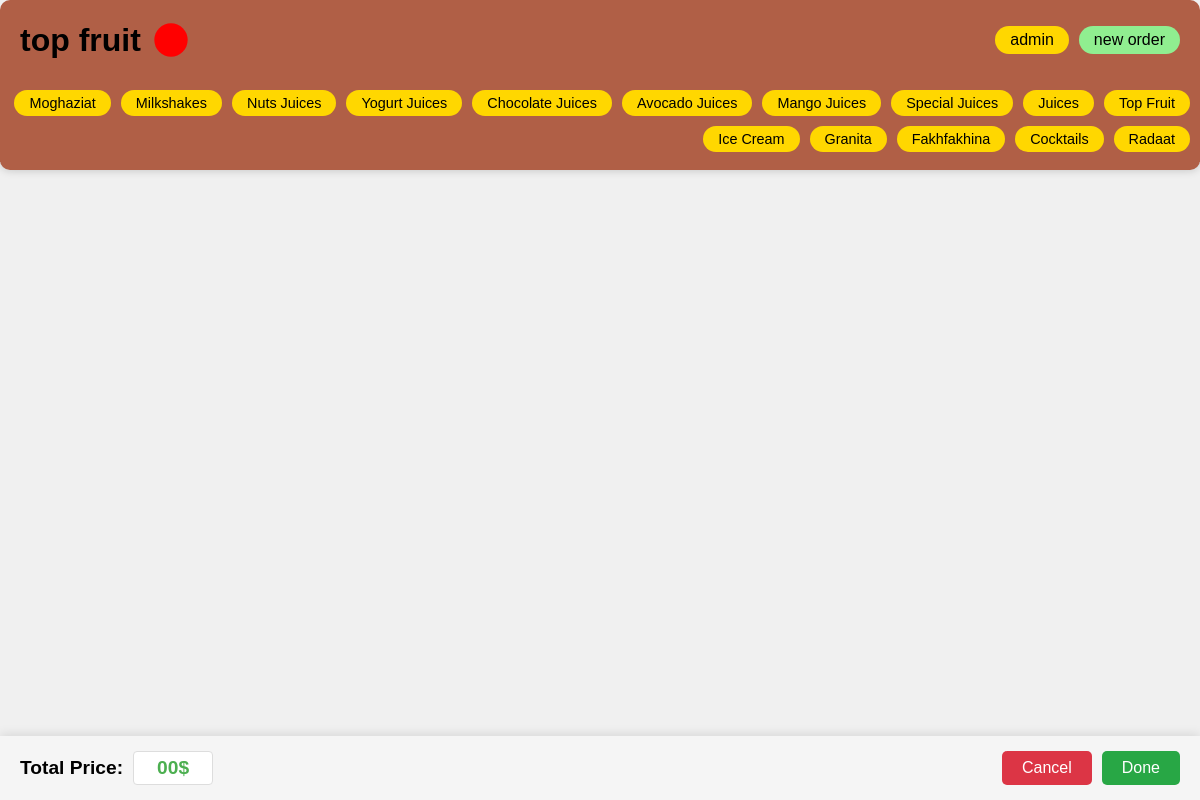
The page / on the database its author committed.
### tables this page shows
CREATE TABLE `categories` (
  `id` int(11) NOT NULL,
  `name` varchar(20) DEFAULT NULL
);

### src/index.php (the view, shortened to what this page needs)
<?php
$HOSTNAME = 'localhost';
$USERNAME = 'root';
$PASSWORD = '';
$DATABASE = 'top fruit';
$con = mysqli_connect($HOSTNAME, $USERNAME, $PASSWORD, $DATABASE);
$sql = "SELECT id, name FROM categories";
$result = mysqli_query($con, $sql);
$categories = [];
while ($row = mysqli_fetch_assoc($result)) {
    $categories[] = $row;
}
?>
<!DOCTYPE html>
<html lang="ar" dir="rtl">
<head>
    <link rel="stylesheet" href="styles.css" />
</head>
<body>
<div class="menu-board">
    <div class="fixed-header">
        <header class="menu-header">
            <div class="header-container">
                <div class="header-buttons">
                    <div class="header-button new-order">new order</div>
                    <a href="login_admin.php" class="header-button admin">
                        admin
                    </a>
                </div>
                <div class="logo">
                    <img alt="" class="fruit-icon" />
                    <h1>top fruit</h1>
                </div>
            </div>
            <div class="categories">
                <?php foreach ($categories as $category) { ?>
                    <span class="category" data-category="<?= htmlspecialchars($category['name']) ?>"><?= htmlspecialchars($category['name']) ?></span>
                <?php } ?>
            </div>
        </header>
    </div>
    <div class="menu-content">
    </div>
</div>
<div class="footer-bar">
    <div class="total-section">
        <span class="total-label">:Total Price </span>
        <span class="total-amount">00$</span>
    </div>
    <div class="action-buttons">
        <button class="cancel-btn">Cancel</button>
        <button class="done-btn">Done</button>
    </div>
</div>
</body>
</html>

### src/styles.css (style rules this page uses)
:root { --back-board-color: #B05F46; --green-button-color: #90EE90; --card-background-color: #C8B1B1; --optional-color: #e0d4d4; }
* { margin: 0; padding: 0; box-sizing: border-box; }
body { background-color: #f5f5f5; font-family: Arial, sans-serif; background-color: #f0f0f0; }
.menu-board { max-width: 1400px; margin: 20px auto; margin-top: 140px; margin-bottom: 80px; background-color: #B05F46; border-radius: 10px; padding: 0; box-shadow: 0 0 10px rgba(0,0,0,0.2); }
.header-container { max-width: 1400px; margin: 0px auto; background-color: #B05F46; border-radius: 10px 10px 0 0; padding: 20px; display: flex; justify-content: space-between; align-items: center; margin-bottom: 0; }
.logo { display: flex; align-items: center; gap: 10px; order: 2; }
.fruit-icon { width: 40px; height: 40px; }
.header-buttons { display: flex; gap: 10px; order: 1; }
.header-button { padding: 5px 15px; background-color: #90EE90; border: none; border-radius: 15px; cursor: pointer; }
.header-button.admin { text-decoration: none; color: inherit; display: block; }
.new-order { background-color: #90ee90; }
.admin { background-color: #ffd700; }
.categories { display: flex; flex-wrap: wrap; gap: 10px; overflow-x: auto; padding: 10px; max-width: 1400px; margin: 0px auto; background-color: #B05F46; }
.category { background-color: #FFD700; padding: 5px 15px; border-radius: 15px; cursor: pointer; transition: all 0.3s ease; font-size: 0.9em; white-space: nowrap; }
.fixed-header { position: fixed; top: 0; right: 0; left: 0; background-color: #f0f0f0; z-index: 1000; padding: 0; }
.menu-content { margin-top: 0; padding: 20px; }
.footer-bar { position: fixed; bottom: 0; left: 0; right: 0; background-color: #f5f5f5; padding: 15px 20px; display: flex; justify-content: space-between; align-items: center; box-shadow: 0 -2px 10px rgba(0,0,0,0.1); z-index: 1000; flex-direction: row-reverse; }
.total-section { display: flex; align-items: center; gap: 10px; flex-direction: row-reverse; }
.total-label { font-size: 1.2em; font-weight: bold; }
.total-amount { font-size: 1.2em; font-weight: bold; color: #4CAF50; background-color: white; padding: 5px 10px; border-radius: 4px; border: 1px solid #ddd; min-width: 80px; text-align: center; }
.action-buttons { display: flex; gap: 10px; flex-direction: row-reverse; }
.cancel-btn, .done-btn { padding: 8px 20px; border: none; border-radius: 5px; color: white; cursor: pointer; font-size: 1em; }
.cancel-btn { background-color: #dc3545; }
.done-btn { background-color: #28a745; }

### src/index.php (style rules this page uses)
.menu-content { width: 100%; max-width: 100%; overflow-x: hidden; padding: 15px; box-sizing: border-box; }

### rows shown on the page
categories: name "Top Fruit"
categories: name "Juices"
categories: name "Special Juices"
categories: name "Mango Juices"
categories: name "Avocado Juices"
categories: name "Chocolate Juices"
categories: name "Yogurt Juices"
categories: name "Nuts Juices"
categories: name "Milkshakes"
categories: name "Moghaziat"
categories: name "Radaat"
categories: name "Cocktails"
categories: name "Fakhfakhina"
categories: name "Granita"
categories: name "Ice Cream"
